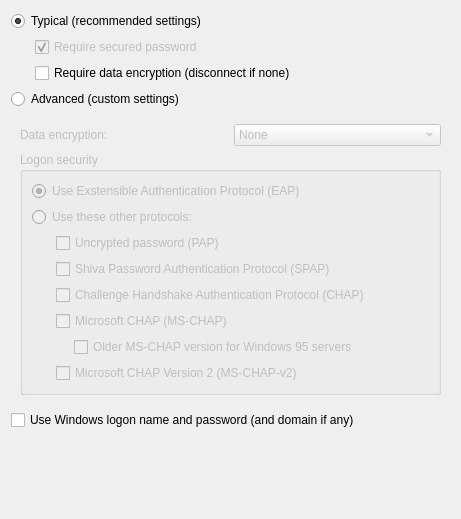
<?xml version="1.0" encoding="UTF-8"?>
<ui version="4.0">
 <class>VpnSecurityWidget</class>
 <widget class="QWidget" name="VpnSecurityWidget">
  <property name="geometry">
   <rect>
    <x>0</x>
    <y>0</y>
    <width>461</width>
    <height>519</height>
   </rect>
  </property>
  <property name="windowTitle">
   <string>Form</string>
  </property>
  <layout class="QVBoxLayout" name="verticalLayout">
   <item>
    <layout class="QGridLayout" name="gridLayout">
     <item row="0" column="0" colspan="2">
      <widget class="QRadioButton" name="typicalRadioButton">
       <property name="sizePolicy">
        <sizepolicy hsizetype="MinimumExpanding" vsizetype="Fixed">
         <horstretch>0</horstretch>
         <verstretch>0</verstretch>
        </sizepolicy>
       </property>
       <property name="minimumSize">
        <size>
         <width>392</width>
         <height>0</height>
        </size>
       </property>
       <property name="text">
        <string>Typical (recommended settings)</string>
       </property>
       <property name="checked">
        <bool>true</bool>
       </property>
       <attribute name="buttonGroup">
        <string notr="true">buttonGroup</string>
       </attribute>
      </widget>
     </item>
     <item row="1" column="0" rowspan="2">
      <spacer name="horizontalSpacer">
       <property name="orientation">
        <enum>Qt::Horizontal</enum>
       </property>
       <property name="sizeType">
        <enum>QSizePolicy::Fixed</enum>
       </property>
       <property name="sizeHint" stdset="0">
        <size>
         <width>18</width>
         <height>20</height>
        </size>
       </property>
      </spacer>
     </item>
     <item row="1" column="1">
      <widget class="QCheckBox" name="passwordCheckBox">
       <property name="enabled">
        <bool>false</bool>
       </property>
       <property name="sizePolicy">
        <sizepolicy hsizetype="MinimumExpanding" vsizetype="Fixed">
         <horstretch>0</horstretch>
         <verstretch>0</verstretch>
        </sizepolicy>
       </property>
       <property name="text">
        <string>Require secured password</string>
       </property>
       <property name="checked">
        <bool>true</bool>
       </property>
      </widget>
     </item>
     <item row="2" column="1">
      <widget class="QCheckBox" name="encryptionCheckBox">
       <property name="sizePolicy">
        <sizepolicy hsizetype="MinimumExpanding" vsizetype="Fixed">
         <horstretch>0</horstretch>
         <verstretch>0</verstretch>
        </sizepolicy>
       </property>
       <property name="text">
        <string>Require data encryption (disconnect if none)</string>
       </property>
      </widget>
     </item>
    </layout>
   </item>
   <item>
    <widget class="QRadioButton" name="advancedRadioButton">
     <property name="text">
      <string>Advanced (custom settings)</string>
     </property>
     <attribute name="buttonGroup">
      <string notr="true">buttonGroup</string>
     </attribute>
    </widget>
   </item>
   <item>
    <widget class="QFrame" name="frame">
     <property name="enabled">
      <bool>false</bool>
     </property>
     <property name="frameShape">
      <enum>QFrame::NoFrame</enum>
     </property>
     <property name="frameShadow">
      <enum>QFrame::Raised</enum>
     </property>
     <layout class="QGridLayout" name="gridLayout_3">
      <item row="0" column="0">
       <layout class="QHBoxLayout" name="horizontalLayout">
        <item>
         <widget class="QLabel" name="dataLabel">
          <property name="text">
           <string>Data encryption:</string>
          </property>
          <property name="buddy">
           <cstring>dataComboBox</cstring>
          </property>
         </widget>
        </item>
        <item>
         <widget class="QComboBox" name="dataComboBox">
          <item>
           <property name="text">
            <string>None</string>
           </property>
          </item>
          <item>
           <property name="text">
            <string>Optional</string>
           </property>
          </item>
          <item>
           <property name="text">
            <string>Required</string>
           </property>
          </item>
          <item>
           <property name="text">
            <string>Maximum srtangth</string>
           </property>
          </item>
         </widget>
        </item>
       </layout>
      </item>
      <item row="1" column="0">
       <widget class="QGroupBox" name="logonGroupBox">
        <property name="title">
         <string>Logon security</string>
        </property>
        <layout class="QGridLayout" name="gridLayout_4">
         <item row="0" column="0">
          <widget class="QRadioButton" name="eapRadioButton">
           <property name="text">
            <string>Use Exstensible Authentication Protocol (EAP)</string>
           </property>
           <property name="checked">
            <bool>true</bool>
           </property>
          </widget>
         </item>
         <item row="1" column="0">
          <widget class="QRadioButton" name="otherRadioButton">
           <property name="text">
            <string>Use these other protocols:</string>
           </property>
          </widget>
         </item>
         <item row="2" column="0">
          <widget class="QFrame" name="frame_2">
           <property name="enabled">
            <bool>false</bool>
           </property>
           <property name="frameShape">
            <enum>QFrame::NoFrame</enum>
           </property>
           <property name="frameShadow">
            <enum>QFrame::Raised</enum>
           </property>
           <layout class="QGridLayout" name="gridLayout_2">
            <property name="leftMargin">
             <number>0</number>
            </property>
            <property name="topMargin">
             <number>0</number>
            </property>
            <property name="rightMargin">
             <number>0</number>
            </property>
            <property name="bottomMargin">
             <number>0</number>
            </property>
            <item row="0" column="1" colspan="2">
             <widget class="QCheckBox" name="papCheckBox">
              <property name="sizePolicy">
               <sizepolicy hsizetype="MinimumExpanding" vsizetype="Fixed">
                <horstretch>0</horstretch>
                <verstretch>0</verstretch>
               </sizepolicy>
              </property>
              <property name="text">
               <string>Uncrypted password (PAP)</string>
              </property>
             </widget>
            </item>
            <item row="1" column="0">
             <spacer name="horizontalSpacer_2">
              <property name="orientation">
               <enum>Qt::Horizontal</enum>
              </property>
              <property name="sizeType">
               <enum>QSizePolicy::Fixed</enum>
              </property>
              <property name="sizeHint" stdset="0">
               <size>
                <width>18</width>
                <height>20</height>
               </size>
              </property>
             </spacer>
            </item>
            <item row="1" column="1" colspan="2">
             <widget class="QCheckBox" name="spapCheckBox">
              <property name="sizePolicy">
               <sizepolicy hsizetype="MinimumExpanding" vsizetype="Fixed">
                <horstretch>0</horstretch>
                <verstretch>0</verstretch>
               </sizepolicy>
              </property>
              <property name="text">
               <string>Shiva Password Authentication Protocol (SPAP)</string>
              </property>
             </widget>
            </item>
            <item row="2" column="1" colspan="2">
             <widget class="QCheckBox" name="chapCheckBox">
              <property name="sizePolicy">
               <sizepolicy hsizetype="MinimumExpanding" vsizetype="Fixed">
                <horstretch>0</horstretch>
                <verstretch>0</verstretch>
               </sizepolicy>
              </property>
              <property name="text">
               <string>Challenge Handshake Authentication Protocol (CHAP)</string>
              </property>
             </widget>
            </item>
            <item row="3" column="1" colspan="2">
             <widget class="QCheckBox" name="mschapCheckBox">
              <property name="sizePolicy">
               <sizepolicy hsizetype="MinimumExpanding" vsizetype="Fixed">
                <horstretch>0</horstretch>
                <verstretch>0</verstretch>
               </sizepolicy>
              </property>
              <property name="text">
               <string>Microsoft CHAP (MS-CHAP)</string>
              </property>
             </widget>
            </item>
            <item row="4" column="0" colspan="2">
             <spacer name="horizontalSpacer_3">
              <property name="orientation">
               <enum>Qt::Horizontal</enum>
              </property>
              <property name="sizeType">
               <enum>QSizePolicy::Fixed</enum>
              </property>
              <property name="sizeHint" stdset="0">
               <size>
                <width>36</width>
                <height>20</height>
               </size>
              </property>
             </spacer>
            </item>
            <item row="4" column="2">
             <widget class="QCheckBox" name="oldMschapCheckBox">
              <property name="enabled">
               <bool>false</bool>
              </property>
              <property name="sizePolicy">
               <sizepolicy hsizetype="MinimumExpanding" vsizetype="Fixed">
                <horstretch>0</horstretch>
                <verstretch>0</verstretch>
               </sizepolicy>
              </property>
              <property name="text">
               <string>Older MS-CHAP version for Windows 95 servers</string>
              </property>
             </widget>
            </item>
            <item row="5" column="1" colspan="2">
             <widget class="QCheckBox" name="mschap2CheckBox">
              <property name="sizePolicy">
               <sizepolicy hsizetype="MinimumExpanding" vsizetype="Fixed">
                <horstretch>0</horstretch>
                <verstretch>0</verstretch>
               </sizepolicy>
              </property>
              <property name="text">
               <string>Microsoft CHAP Version 2 (MS-CHAP-v2)</string>
              </property>
             </widget>
            </item>
           </layout>
          </widget>
         </item>
        </layout>
        <zorder>frame_2</zorder>
        <zorder>eapRadioButton</zorder>
        <zorder>otherRadioButton</zorder>
       </widget>
      </item>
     </layout>
    </widget>
   </item>
   <item>
    <widget class="QCheckBox" name="useLogonCheckBox">
     <property name="text">
      <string>Use Windows logon name and password (and domain if any)</string>
     </property>
    </widget>
   </item>
   <item>
    <spacer name="verticalSpacer">
     <property name="orientation">
      <enum>Qt::Vertical</enum>
     </property>
     <property name="sizeHint" stdset="0">
      <size>
       <width>20</width>
       <height>24</height>
      </size>
     </property>
    </spacer>
   </item>
  </layout>
  <zorder>frame</zorder>
  <zorder>advancedRadioButton</zorder>
  <zorder>useLogonCheckBox</zorder>
  <zorder>verticalSpacer</zorder>
 </widget>
 <tabstops>
  <tabstop>typicalRadioButton</tabstop>
  <tabstop>passwordCheckBox</tabstop>
  <tabstop>encryptionCheckBox</tabstop>
  <tabstop>advancedRadioButton</tabstop>
  <tabstop>dataComboBox</tabstop>
  <tabstop>eapRadioButton</tabstop>
  <tabstop>otherRadioButton</tabstop>
  <tabstop>papCheckBox</tabstop>
  <tabstop>spapCheckBox</tabstop>
  <tabstop>chapCheckBox</tabstop>
  <tabstop>mschapCheckBox</tabstop>
  <tabstop>oldMschapCheckBox</tabstop>
  <tabstop>mschap2CheckBox</tabstop>
  <tabstop>useLogonCheckBox</tabstop>
 </tabstops>
 <resources/>
 <connections>
  <connection>
   <sender>typicalRadioButton</sender>
   <signal>toggled(bool)</signal>
   <receiver>encryptionCheckBox</receiver>
   <slot>setEnabled(bool)</slot>
   <hints>
    <hint type="sourcelabel">
     <x>170</x>
     <y>22</y>
    </hint>
    <hint type="destinationlabel">
     <x>183</x>
     <y>81</y>
    </hint>
   </hints>
  </connection>
  <connection>
   <sender>typicalRadioButton</sender>
   <signal>toggled(bool)</signal>
   <receiver>passwordCheckBox</receiver>
   <slot>setChecked(bool)</slot>
   <hints>
    <hint type="sourcelabel">
     <x>170</x>
     <y>22</y>
    </hint>
    <hint type="destinationlabel">
     <x>183</x>
     <y>52</y>
    </hint>
   </hints>
  </connection>
  <connection>
   <sender>advancedRadioButton</sender>
   <signal>toggled(bool)</signal>
   <receiver>frame</receiver>
   <slot>setEnabled(bool)</slot>
   <hints>
    <hint type="sourcelabel">
     <x>110</x>
     <y>101</y>
    </hint>
    <hint type="destinationlabel">
     <x>215</x>
     <y>275</y>
    </hint>
   </hints>
  </connection>
  <connection>
   <sender>otherRadioButton</sender>
   <signal>toggled(bool)</signal>
   <receiver>frame_2</receiver>
   <slot>setEnabled(bool)</slot>
   <hints>
    <hint type="sourcelabel">
     <x>214</x>
     <y>241</y>
    </hint>
    <hint type="destinationlabel">
     <x>214</x>
     <y>342</y>
    </hint>
   </hints>
  </connection>
  <connection>
   <sender>mschapCheckBox</sender>
   <signal>toggled(bool)</signal>
   <receiver>oldMschapCheckBox</receiver>
   <slot>setEnabled(bool)</slot>
   <hints>
    <hint type="sourcelabel">
     <x>226</x>
     <y>357</y>
    </hint>
    <hint type="destinationlabel">
     <x>236</x>
     <y>386</y>
    </hint>
   </hints>
  </connection>
 </connections>
 <buttongroups>
  <buttongroup name="buttonGroup"/>
 </buttongroups>
</ui>
